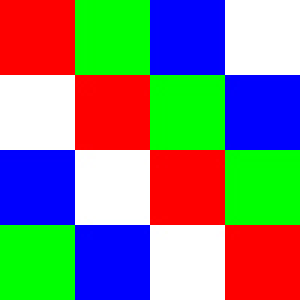
#> input picture tests/data/RGBW.jpg, 100 x 100 px (shown 3 times larger); the run also reads 1 picture not shown here
$ python bleh.py
#> lines starting #> are read from the running program, lines starting #| are printed output that depends on the picture; long printed decimals are rounded
# -*- coding: utf-8 -*-
"""
Created on Fri Jan  1 17:09:20 2021

@author: pablo
"""
import numpy as np
from PIL import Image

#%%
RGB = Image.open("data/RGB.jpg")

rgb = np.array(RGB)

print(rgb)
#| [[[254   0   0]
#|   [  0 255   1]
#|   [  0   0 254]]
#|  [[  0   0 254]
#|   [255   1   1]
#|   [  0 254   0]]
#|  [[  0 255   1]
#|   [  0   1 254]
#|   [255   1   1]]]
print(rgb.shape)
#| (3, 3, 3)

#%%

RGBW = Image.open("data/RGBW.jpg")
#> RGBW is the input picture: PIL image 100x100 RGB; mean R, G, B 127.3, 127.5, 127.4

rgbw = np.array(RGBW)

print(rgbw)
#> (printed output is left out)
print(rgbw.shape)
#| (100, 100, 3)

#%%

RGBW = Image.open("data/RGBW.jpg").convert("L")
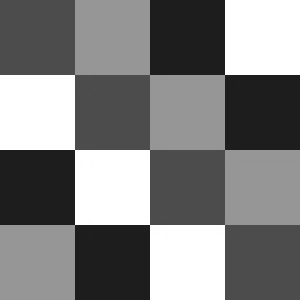
#> RGBW: PIL image 100x100 L (shown 3 times larger); min 29, max 255, mean 127.5

rgbw = np.array(RGBW)

print(rgbw)
#> (printed output is left out)
print(rgbw.shape)
#| (100, 100)

#%%

RGB = Image.open("data/RGB.jpg").convert("L")

print(type(RGB))
#| <class 'PIL.Image.Image'>

rgb = np.array(RGB)
#> rgb = [[76, 150, 29], [29, 77, 149], [150, 30, 77]]

w, h = rgb.shape
#> w = 3; h = 3


print(type(rgb))
#| <class 'numpy.ndarray'>
print(rgb)
#| [[ 76 150  29]
#|  [ 29  77 149]
#|  [150  30  77]]
print(rgb.shape)
#| (3, 3)

avg = np.average(rgb.reshape(w*h))
#> avg = 85.22
print(avg)
#| 85.222

#%%

a = np.array([[10, 20, 30], [40, 50, 60], [70, 80, 90]])

print(np.average(a))
